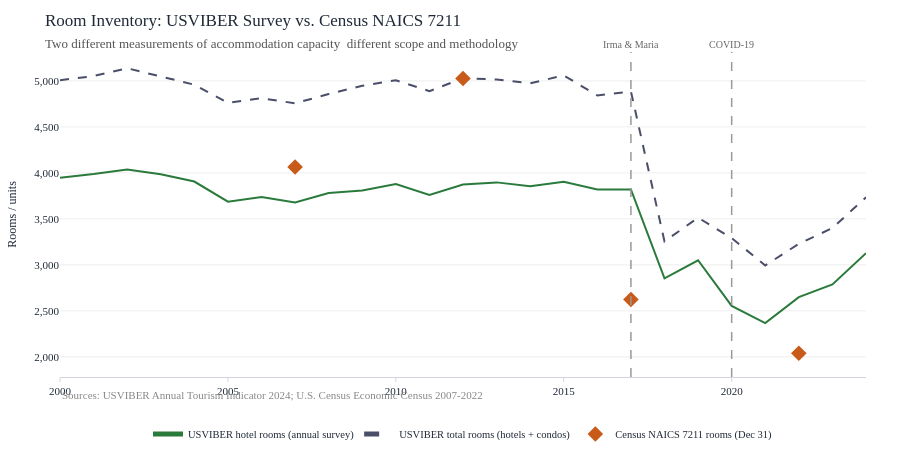

Write notebook code for a chart like this one.
### Markdown cell above
---
## 2. Census Guestroom Crosswalk

| Vintage | Method | Rooms | Establishments |
|---|---|---|---|
| 2007 | A10 industry total (PSCODE 20000) | 4,065 | 47 |
| 2012 | A10 industry total | 5,027 | 54 |
| 2017 | NAPCS 7003825000 (room accommodation) — **Dec 31, 2017, post-hurricane** | 2,624 | 46 |
| 2022 | NAPCS 7003825000 | 2,039 | 51 |

Cross-vintage comparability is approximate; table structures differ between 2007/2012 and 2017/2022.

### Code cell
# Overlay Census rooms with USVIBER hotel rooms
fig = go.Figure()

# USVIBER hotel rooms (annual)
fig.add_trace(
    go.Scatter(
        x=tour["year"],
        y=tour["hotel_rooms"],
        mode="lines",
        name="USVIBER hotel rooms (annual survey)",
        line=dict(color=PALETTE["rooms"], width=2),
    )
)
fig.add_trace(
    go.Scatter(
        x=tour["year"],
        y=tour["total_rooms"],
        mode="lines",
        name="USVIBER total rooms (hotels + condos)",
        line=dict(color=PALETTE["total"], width=2, dash="dash"),
    )
)
# Census rooms (quinquennial snapshots)
fig.add_trace(
    go.Scatter(
        x=rooms["year"],
        y=rooms["rooms"],
        mode="markers",
        name="Census NAICS 7211 rooms (Dec 31)",
        marker=dict(color=PALETTE["cruise"], size=12, symbol="diamond"),
    )
)

fig.update_layout(
    title=dict(
        text="Room Inventory: USVIBER Survey vs. Census NAICS 7211<br>"
        '<span style="font-size:13px;color:#555">Two different measurements of accommodation capacity  different scope and methodology</span>',
        font=dict(size=17),
    ),
    yaxis_title="Rooms / units",
    yaxis_tickformat=",",
    height=460,
    annotations=[
        dict(
            xref="paper",
            yref="paper",
            x=0,
            y=-0.08,
            text='<span style="color:#888;font-size:11px">Sources: USVIBER Annual Tourism Indicator 2024; U.S. Census Economic Census 2007-2022</span>',
            showarrow=False,
            xanchor="left",
        )
    ],
)
for x_val, label in [(2017, "Irma & Maria"), (2020, "COVID-19")]:
    fig.add_vline(
        x=x_val,
        line=dict(color="#999", width=1.5, dash="dash"),
        annotation_text=label,
        annotation_position="top",
        annotation_font=dict(size=10, color="#666"),
    )
fig.show()

print("\nCensus rooms crosswalk:")
print(
    rooms[["year", "rooms", "estab", "rcptot_k", "methodology_note"]].to_string(
        index=False
    )
)

### Figure 1 — Plotly figure (JSON) as saved in the notebook; plotly's stock layout.template omitted (floating-point values rounded to 4 significant figures)
{"data": [{"line": {"color": "#2a7a3b", "width": 2}, "mode": "lines", "name": "USVIBER hotel rooms (annual survey)", "type": "scatter", "x": [2000, 2001, 2002, 2003, 2004, 2005, 2006, 2007, 2008, 2009, 2010, 2011, 2012, 2013, 2014, 2015, 2016, 2017, 2018, 2019, 2020, 2021, 2022, 2023, 2024], "y": [3947, 3987, 4036, 3985, 3906, 3687, 3739, 3678, 3782, 3809, 3878, 3759, 3874, 3897, 3856, 3903, 3819, 3820, 2854, 3050, 2554, 2367, 2649, 2788, 3127]}, {"line": {"color": "#4a4e69", "dash": "dash", "width": 2}, "mode": "lines", "name": "USVIBER total rooms (hotels + condos)", "type": "scatter", "x": [2000, 2001, 2002, 2003, 2004, 2005, 2006, 2007, 2008, 2009, 2010, 2011, 2012, 2013, 2014, 2015, 2016, 2017, 2018, 2019, 2020, 2021, 2022, 2023, 2024], "y": [5008, 5053, 5138, 5045, 4959, 4761, 4812, 4757, 4857, 4948, 5008, 4889, 5030, 5016, 4974, 5060, 4842, 4886, 3255, 3513, 3291, 2994, 3229, 3400, 3735]}, {"marker": {"color": "#c85a1a", "size": 12, "symbol": "diamond"}, "mode": "markers", "name": "Census NAICS 7211 rooms (Dec 31)", "type": "scatter", "x": [2007, 2012, 2017, 2022], "y": [4065, 5027, 2624, 2039]}], "layout": {"annotations": [{"showarrow": false, "text": "<span style=\"color:#888;font-size:11px\">Sources: USVIBER Annual Tourism Indicator 2024; U.S. Census Economic Census 2007-2022</span>", "x": 0, "xanchor": "left", "xref": "paper", "y": -0.08, "yref": "paper"}, {"font": {"color": "#666", "size": 10}, "showarrow": false, "text": "Irma & Maria", "x": 2017, "xanchor": "center", "xref": "x", "y": 1, "yanchor": "bottom", "yref": "y domain"}, {"font": {"color": "#666", "size": 10}, "showarrow": false, "text": "COVID-19", "x": 2020, "xanchor": "center", "xref": "x", "y": 1, "yanchor": "bottom", "yref": "y domain"}], "height": 460, "shapes": [{"line": {"color": "#999", "dash": "dash", "width": 1.5}, "type": "line", "x0": 2017, "x1": 2017, "xref": "x", "y0": 0, "y1": 1, "yref": "y domain"}, {"line": {"color": "#999", "dash": "dash", "width": 1.5}, "type": "line", "x0": 2020, "x1": 2020, "xref": "x", "y0": 0, "y1": 1, "yref": "y domain"}], "title": {"font": {"size": 17}, "text": "Room Inventory: USVIBER Survey vs. Census NAICS 7211<br><span style=\"font-size:13px;color:#555\">Two different measurements of accommodation capacity  different scope and methodology</span>"}, "yaxis": {"tickformat": ",", "title": {"text": "Rooms / units"}}}}
